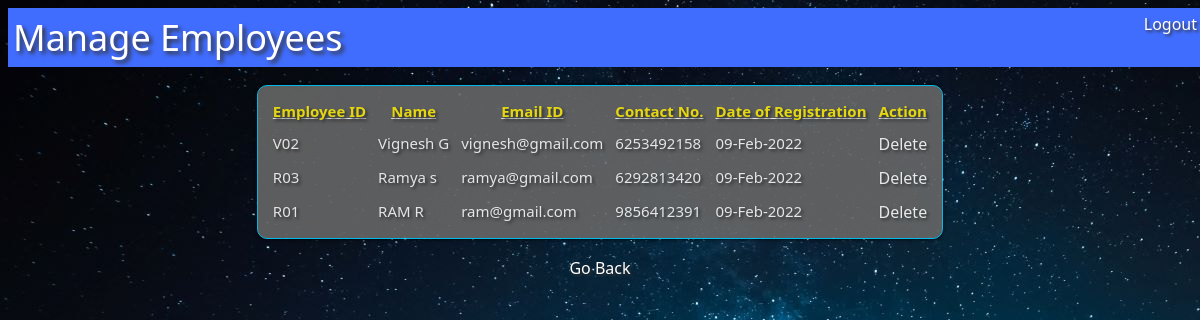
Screenshot of /manageEmployees.php (signed in) with the database file from the repository.
### tables this page shows
CREATE TABLE IF NOT EXISTS `employee` (
  `empid` varchar(255) NOT NULL,
  `name` varchar(255) NOT NULL,
  `email` varchar(255) NOT NULL,
  `contact` varchar(255) NOT NULL,
  `password` varchar(255) NOT NULL,
  `date` varchar(255) NOT NULL,
  PRIMARY KEY (`empid`)
);

### manageEmployees.php (the view, shortened to what this page needs)
<?php
include("configASL.php");
$sql=mysqli_query($al, "SELECT * FROM employee ORDER BY empid DESC");
?>
<!DOCTYPE html PUBLIC "-//W3C//DTD XHTML 1.0 Transitional//EN" "http://www.w3.org/TR/xhtml1/DTD/xhtml1-transitional.dtd">
<html xmlns="http://www.w3.org/1999/xhtml">
<head>
<link href="style1.css" rel="stylesheet" type="text/css" />
</head>
<body>
<div id="banner">
<span class="heading">Manage Employees<span style="float:right"><a href="logout.php">Logout</a></span>
</div><br />
<div align="center">
<table class="formTable" cellpadding="4" cellspacing="4">
<tr class="labels" style="text-decoration:underline;"><th id=h1>Employee ID</th><th id=h1>Name</th><th id=h1>Email ID</th><th id=h1>Contact No.</th><th id=h1>Date of Registration</th><th id=h1>Action</th></tr>
<?php
while($b=mysqli_fetch_array($sql))
{
	?>
<tr class="labels"><td><?php echo $b['empid'];?></td><td><?php echo $b['name'];?></td><td><?php echo $b['email'];?></td>
<td><?php echo $b['contact'];?></td><td><?php echo $b['date'];?></td>
<td>
<a href="deleteEmployee.php?del=<?php echo $b['empid'];?>" onclick="return confirm('Are You Sure..?');">Delete</a></td>
</tr>
<?php } ?>
</table>
<br />
<a href="adminHome.php">Go Back</a>
</div>
</body>
</html>

### style1.css (style rules this page uses)
body { background-image:url(../office/images/a3.jpg); background-repeat:repeat-y; }
.heading { font-family:"Segoe UI"; font-size:36px; color:#FFF; text-shadow:3px 3px 4px #333333; }
.formTable { border-radius:10px; border:1px solid #0CF; box-shadow:0px 0px 4px #000000; padding:7px 7px; background-color:#666; opacity:0.9; }
.labels { font-family:"Segoe UI"; color:rgb(252, 252, 252); text-shadow:2px 2px 3px #333333; font-size:15px; }
a:link { font-family:"Segoe UI";color:#FFF;text-decoration:none;font-size:16px;text-shadow:2px 2px 3px #333333; }
#banner { font-size:50px; color:rgb(8, 8, 8); background-color:rgb(65, 109, 255); opacity:1.0; width:100%; padding:5px 5px; }
#h1 { color:rgb(253, 237, 15); }
td { vertical-align:top; }

### rows the page displays
employee: empid "V02", name "Vignesh G", email "vignesh@gmail.com", contact "6253492158", date "09-Feb-2022"
employee: empid "R03", name "Ramya s", email "ramya@gmail.com", contact "6292813420", date "09-Feb-2022"
employee: empid "R01", name "RAM R", email "ram@gmail.com", contact "9856412391", date "09-Feb-2022"
